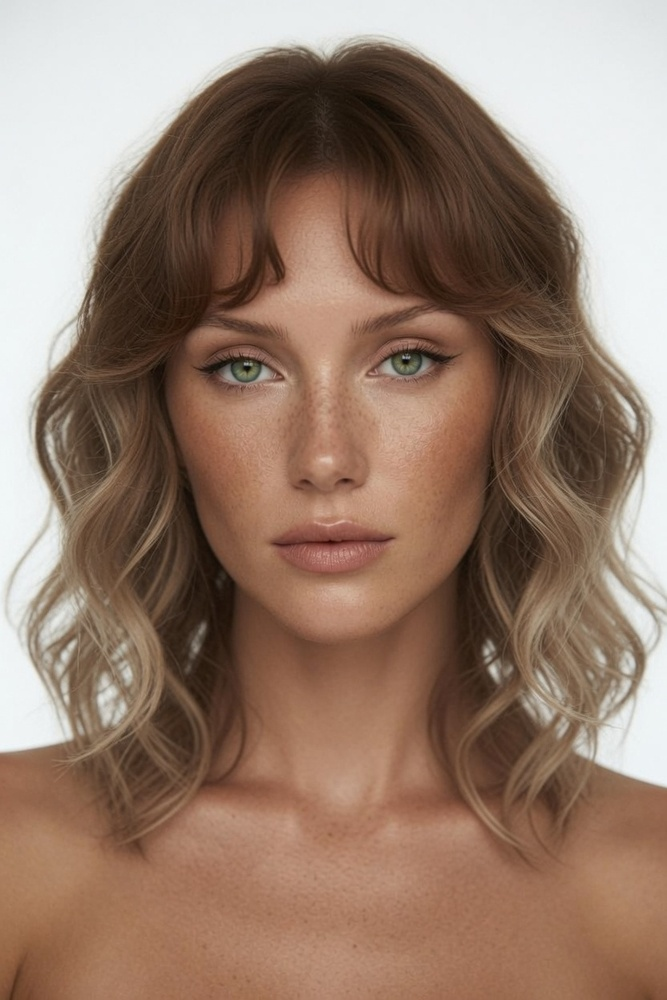
#> input picture skill_tree/skills/claim-runtime/references/modules/curator/visual_identities/shauna/images/archives/pre_heat_cleanup/heat_escalation/01_heat1_muted.jpg, 667 x 1000 px, shrunk from 832 x 1248 before the run
$ python segment_grid.py --src ../../claim-runtime/references/modules/curator/visual_identities/shauna/images/archives/pre_heat_cleanup/heat_escalation/01_heat1_muted.jpg --out out.png
#> lines starting #> are read from the running program, lines starting #| are printed output that depends on the picture
#!/usr/bin/env python3
"""Equal geometric crops. Reconstructed 2026-09-11 from PROTOCOL.md. No SAM."""
from __future__ import annotations

import argparse
import json
from pathlib import Path

try:
    from PIL import Image
except ImportError:
    Image = None  # type: ignore


def cells_for(layout: str) -> list[tuple[float, float, float, float]]:
    if layout == "grid2":
        return [(0, 0, 0.5, 1), (0.5, 0, 1, 1)]
    if layout == "grid3":
        return [(0, 0, 1 / 3, 1), (1 / 3, 0, 2 / 3, 1), (2 / 3, 0, 1, 1)]
    if layout in ("grid2x2", "quad"):
        return [(0, 0, 0.5, 0.5), (0.5, 0, 1, 0.5), (0, 0.5, 0.5, 1), (0.5, 0.5, 1, 1)]
    if layout == "pair":
        return [(0, 0, 0.5, 1), (0.5, 0, 1, 1)]
    return [(0, 0, 1, 1)]


def main() -> int:
    p = argparse.ArgumentParser()
    p.add_argument("--src", required=True)
    p.add_argument("--out", required=True)
    p.add_argument("--layout", default="grid2x2")
    args = p.parse_args()
    src = Path(args.src)
    out_dir = Path(args.out)
    out_dir.mkdir(parents=True, exist_ok=True)
    cells = cells_for(args.layout)
    written = []
    if not (Image and src.exists()):
        print(json.dumps({"ok": False, "reason": "no-image-or-missing-src", "src": str(src)}))
        return 2
    with Image.open(src) as im:
#> im is the input picture: PIL image 667x1000 RGB; mean R, G, B 150.1, 124.7, 108.8
        w, h = im.size
#> w = 667; h = 1000
        for i, (x0, y0, x1, y1) in enumerate(cells, 1):
            box = (int(x0 * w), int(y0 * h), int(x1 * w), int(y1 * h))
            crop = im.crop(box)
            dest = out_dir / f"{src.stem}_cell{i}.jpg"
            crop.convert("RGB").save(dest, quality=92)
            written.append(str(dest))
#> this loop made 4 passes
#> pass 1, in main, `crop = im.crop(box)`:
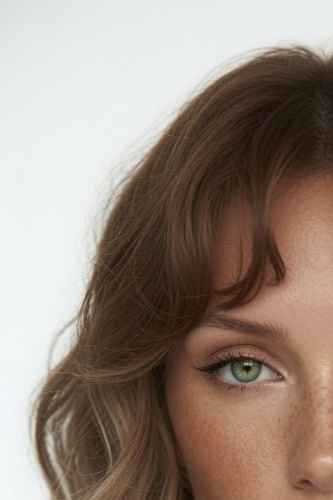
#> crop: PIL image 333x500 RGB; mean R, G, B 153.2, 137.1, 126.6
#> pass 2, in main, `crop = im.crop(box)`:
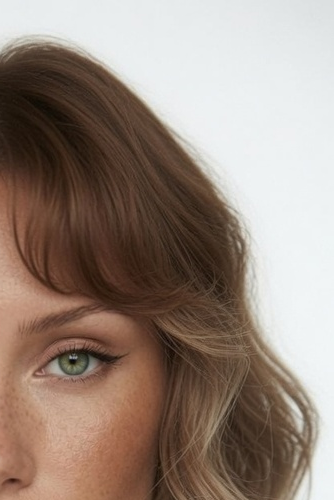
#> crop: PIL image 334x500 RGB; mean R, G, B 151.8, 134.9, 123.9
#> pass 3, in main, `crop = im.crop(box)`:
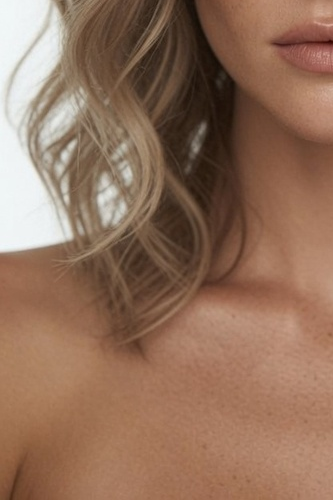
#> crop: PIL image 333x500 RGB; mean R, G, B 146.3, 112.4, 91.4
#> after the loop:
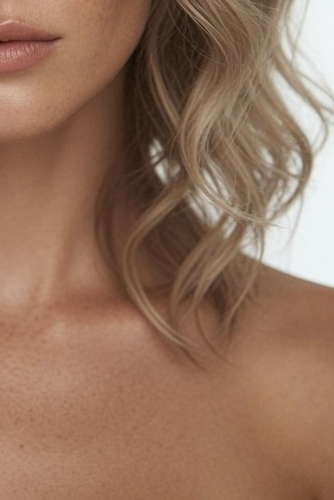
#> crop: PIL image 334x500 RGB; mean R, G, B 149.1, 114.5, 93.3
#> after the loop, written = ['out.png/01_heat1_muted_cell1.jpg', 'out.png/01_heat1_muted_cell2.jpg', 'out.png/01_heat1_muted_cell3.jpg', 'out.png/01_heat1_muted_cell4.jpg']
    print(json.dumps({"ok": True, "layout": args.layout, "written": written, "reconstructed": "2026-09-11"}, indent=2))
#| {
#|   "ok": true,
#|   "layout": "grid2x2",
#|   "written": [
#|     "out.png/01_heat1_muted_cell1.jpg",
#|     "out.png/01_heat1_muted_cell2.jpg",
#|     "out.png/01_heat1_muted_cell3.jpg",
#|     "out.png/01_heat1_muted_cell4.jpg"
#|   ],
#|   "reconstructed": "2026-09-11"
#| }
    return 0


if __name__ == "__main__":
    raise SystemExit(main())
#> (the program exits here)
